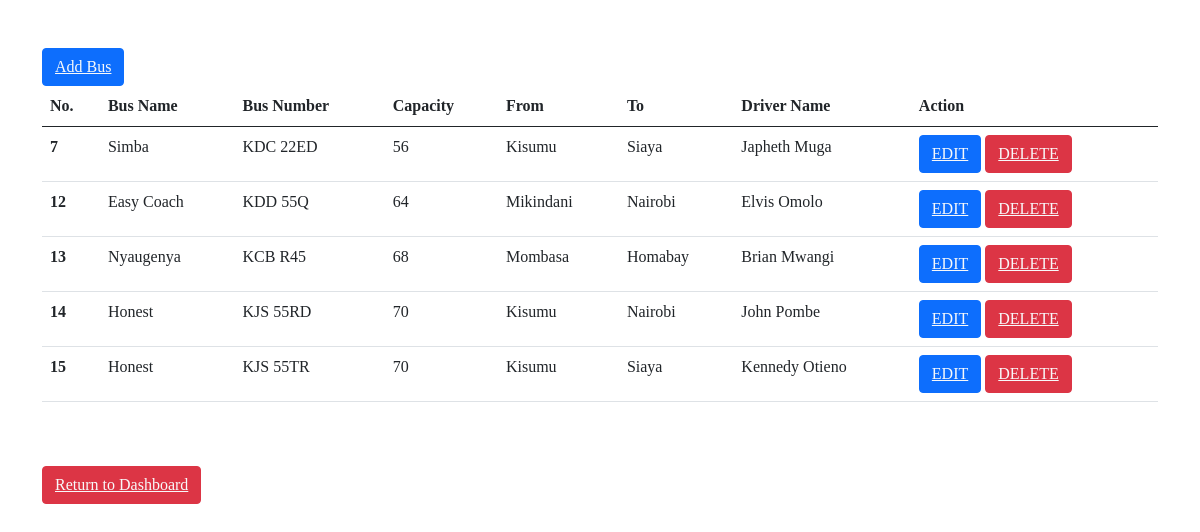
/viewbus.php, run on the app's committed database.
### tables this page shows
CREATE TABLE `bus` (
  `id` int(10) NOT NULL,
  `name` varchar(50) NOT NULL,
  `number` varchar(20) NOT NULL,
  `capacity` int(40) NOT NULL,
  `rout_from` varchar(50) NOT NULL,
  `rout_to` varchar(50) NOT NULL,
  `driver` varchar(50) NOT NULL
);

### viewbus.php (the view, shortened to what this page needs)
<?php
    require ('connect.php');
?>
<!DOCTYPE html>
<html lang="en">
<head>
    <link rel="stylesheet" href="style.css">
    <link rel="stylesheet" href="bootstrap-5.0.2-dist/css/bootstrap.min.css">
    <link href="https://cdnjs.cloudflare.com/ajax/libs/bootstrap-icons/1.5.0/font/bootstrap-icons.min.css" rel="stylesheet">
</head>
<body>
    <div class="container">
        <button class="btn btn-primary mt-5"><a href="addbus.php" class="text-light">Add Bus</a></button>
        <table class="table">
            <thead>
                <tr>
                <th scope="col">No.</th>
                <th scope="col">Bus Name</th>
                <th scope="col">Bus Number</th>
                <th scope="col">Capacity</th>
                <th scope="col">From</th>
                <th scope="col">To</th>
                <th scope="col">Driver Name</th>
                <th scope="col">Action</th>
                </tr>
            </thead>
            <tbody>
                <?php
                    $sql = "SELECT * FROM bus";
                    $res = mysqli_query($conn,$sql);
                    if($res){
                        while ($row = mysqli_fetch_assoc($res)){
                            $id = $row["id"];
                            $Bname =$row["name"];
                            $Bnum =$row["number"];
                            $Cap =$row["capacity"];
                            $from =$row["rout_from"];
                            $to =$row["rout_to"];
                            $Driver =$row["driver"];
                            echo '<tr>
                                    <th scope="row">'.$id.'</th>
                                    <td>'.$Bname.'</td>
                                    <td>'.$Bnum.'</td>
                                    <td>'.$Cap.'</td>
                                    <td>'.$from.'</td>
                                    <td>'.$to.'</td>
                                    <td>'.$Driver.'</td>
                                    <td>
                                        <button class="btn btn-primary"><a href="updatebus.php?updatebusid='.$id.'" class="text-light">EDIT</a></button>
                                        <button class="btn btn-danger"><a href="deletebus.php?deleteid='.$id.'" class="text-light">DELETE</a></button>
                                    </td>
                                  </tr>';
                        }
                    }
                ?>
            </tbody>
        </table>
        <button class="btn btn-danger mt-5"><a href="dashboard.php" class="text-light">Return to Dashboard</a></button>
    </div>
</body>
</html>

### style.css (style rules this page uses)
* { margin: 0; padding: 0; box-sizing: border-box; font-family: calibri; }

### data on the page
bus: id "7", name "Simba", number "KDC 22ED", capacity "56", rout_from "Kisumu", rout_to "Siaya", driver "Japheth Muga"
bus: id "12", name "Easy Coach", number "KDD 55Q", capacity "64", rout_from "Mikindani", rout_to "Nairobi", driver "Elvis Omolo"
bus: id "13", name "Nyaugenya", number "KCB R45", capacity "68", rout_from "Mombasa", rout_to "Homabay", driver "Brian Mwangi"
bus: id "14", name "Honest", number "KJS 55RD", capacity "70", rout_from "Kisumu", rout_to "Nairobi", driver "John Pombe"
bus: id "15", name "Honest", number "KJS 55TR", capacity "70", rout_from "Kisumu", rout_to "Siaya", driver "Kennedy Otieno"
